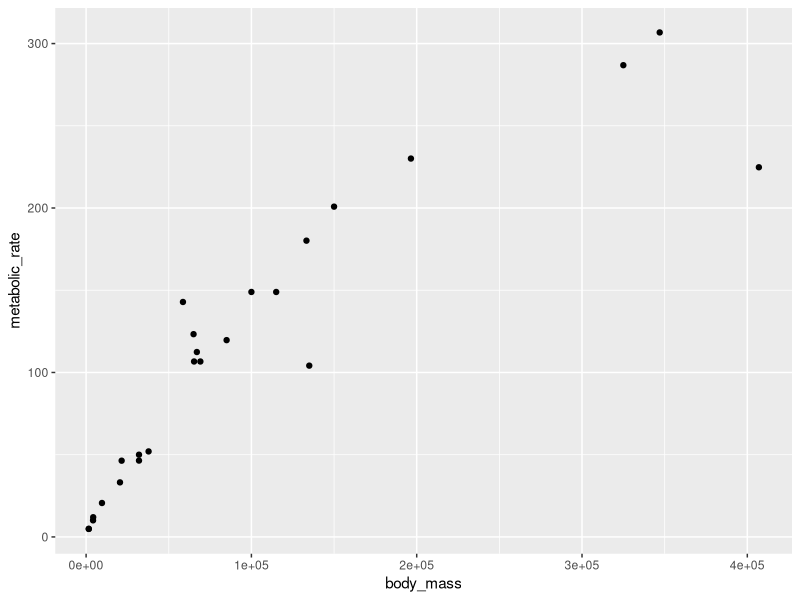
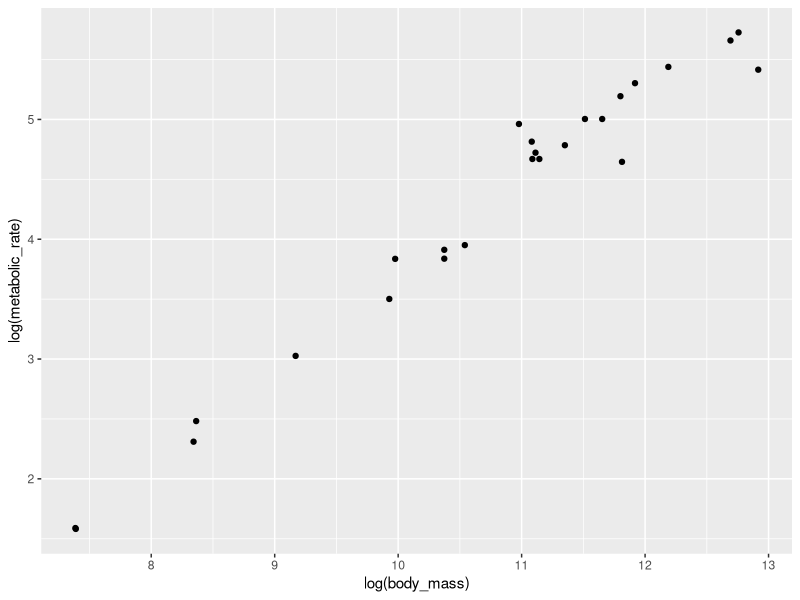
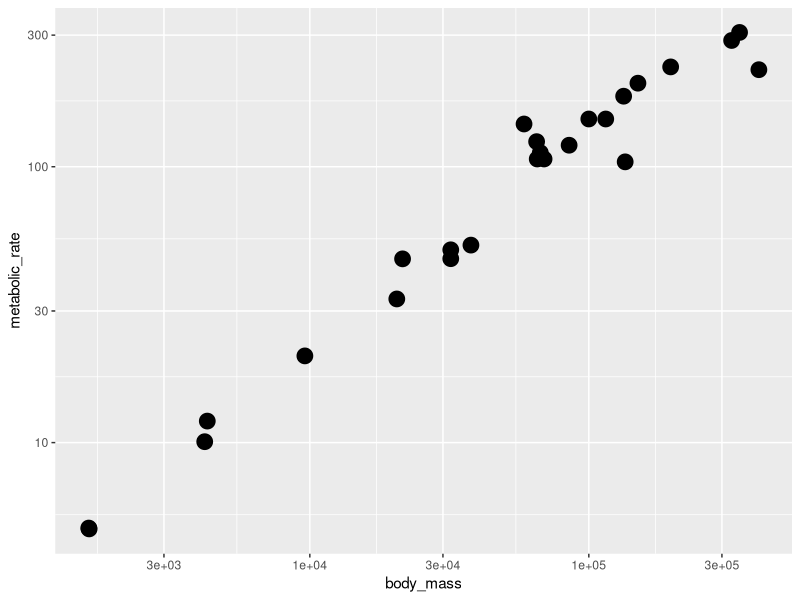

Write the R code that produced these figures, in order.
library(tidyverse)
size_mr_data <- data.frame(
  body_mass = c(32000, 37800, 347000, 4200, 196500, 100000, 4290, 
                32000, 65000, 69125, 9600, 133300, 150000, 407000, 115000, 
                67000,325000, 21500, 58588, 65320, 85000, 135000, 20500, 1613,
                1618),
  metabolic_rate = c(49.984, 51.981, 306.770, 10.075, 230.073, 
                     148.949, 11.966, 46.414, 123.287, 106.663, 20.619, 180.150, 
                     200.830, 224.779, 148.940, 112.430, 286.847, 46.347, 142.863, 
                     106.670, 119.660, 104.150, 33.165, 4.900, 4.865))
ggplot(data = size_mr_data, aes(x = body_mass, y = metabolic_rate)) +
  geom_point()
ggplot(data = size_mr_data, aes(x = log(body_mass), y = log(metabolic_rate))) + geom_point()
ggplot(data = size_mr_data, aes(x = body_mass, y = metabolic_rate)) + scale_x_log10() + scale_y_log10() + geom_point(size=5)